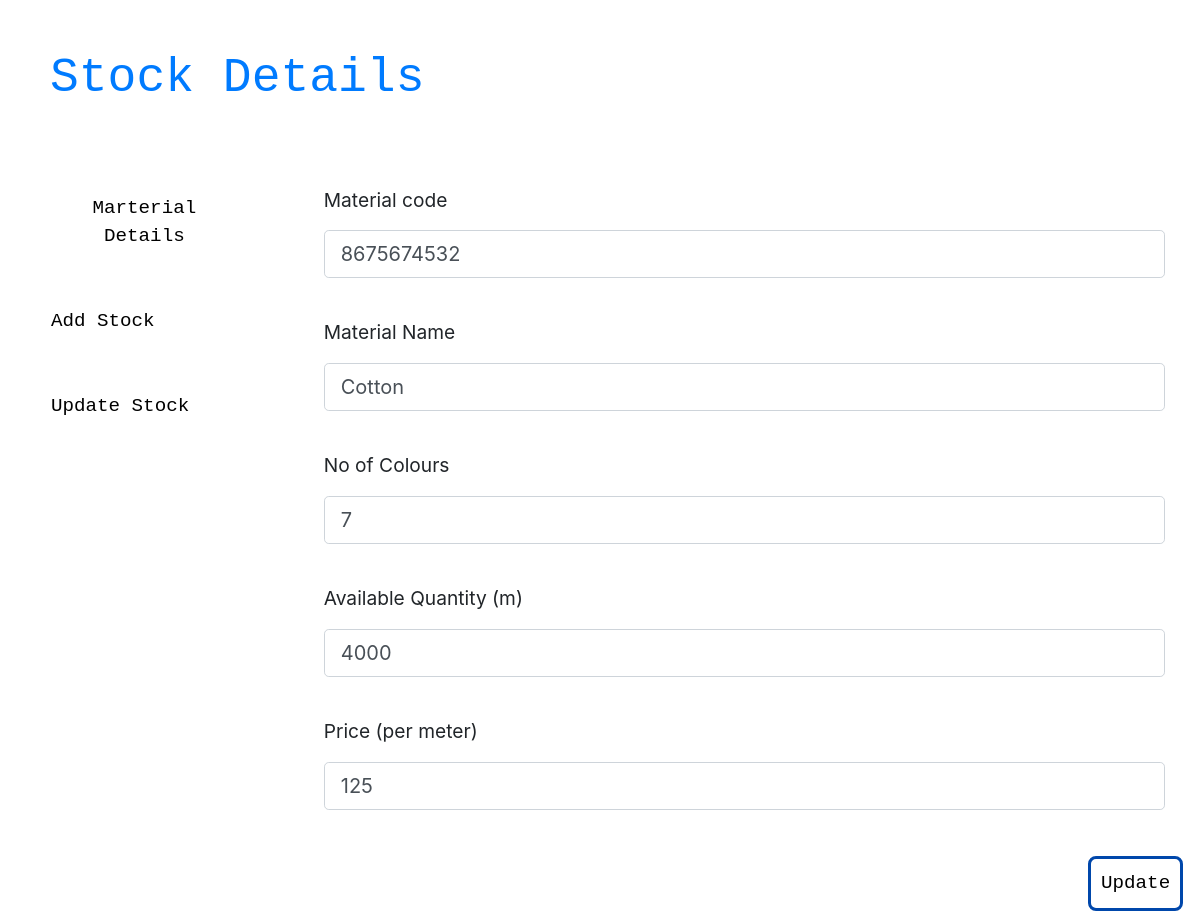
The page /edit_stock.php?edit_id=8675674532 on the database its author committed.
### tables this page shows
CREATE TABLE `materials` (
  `mat_code` char(10) NOT NULL,
  `mat_name` varchar(255) NOT NULL,
  `no_of_colors` int(2) NOT NULL,
  `quantity` int(5) NOT NULL,
  `price` char(5) NOT NULL
);

### edit_stock.php (the view, shortened to what this page needs)
<?php
include_once 'conn.php';
if (isset($_GET['edit_id'])){
  $edit_id = $_GET['edit_id'];
?>
<!DOCTYPE html>
<html>
<head>
  <link rel="stylesheet" href="https://maxcdn.bootstrapcdn.com/bootstrap/4.3.1/css/bootstrap.min.css">
  <link rel="stylesheet" href="styles.css">
</head>
<body>
  <header>
    <h1>
      <a href="index.php">Stock Details</a>
    </h1>
  </header>
  <div class="row">
    <div class="col-sm-3">
      <nav>
        <ul style="list-style-type:none;" class="nav flex-column">
          <li class="nav-item">
            <a class="nav-link" href="index.php">
              <button>Marterial Details</button>
            </a>
          </li>
          <li class="nav-item">
            <a class="nav-link" href="add_stock.html">
              <button>Add Stock</button>
            </a>
          </li>
          <li class="nav-item">
            <a class="nav-link" href="update_stock.php">
              <button>Update Stock</button>
            </a>
          </li>
        </ul>
      </nav>
    </div>
    <div class="col-sm-9">
    <?php
    $sql = "SELECT * FROM materials WHERE mat_code=$edit_id";
    $result = $conn->query($sql);
    if($result->num_rows > 0){
        $row = $result->fetch_assoc();
    ?>
      <form action="edit_handler.php" method="post">
        <div class="inputs">
          <p>Material code</p>
          <input type="number" name="mat-code" class="form-control form-control-lg" placeholder="Ex: 8180987656" value="<?php echo $row['mat_code'] ?>">
        </div>
        <div class="inputs">
          <p>Material Name</p>
          <input type="text" name="mat-name" class="form-control form-control-lg" placeholder="Ex: Cotton" value="<?php echo $row['mat_name'] ?>">
        </div>
        <div class="inputs">
          <p>No of Colours</p>
          <input type="number" name="no-of-colours" class="form-control form-control-lg" placeholder="Ex: 6" value="<?php echo $row['no_of_colors'] ?>">
        </div>
        <div class="inputs">
          <p>Available Quantity (m)</p>
          <input type="text" name="quantity" class="form-control form-control-lg" placeholder="Ex: 1500" value="<?php echo $row['quantity'] ?>">
        </div>
        <div class="inputs">
          <p>Price (per meter)</p>
          <input type="number" name="price" class="form-control form-control-lg" placeholder="Ex: 175.00" value="<?php echo $row['price'] ?>">
        </div>
        <button class="update-btn">Update</button>
      </form>
      <?php
      }
      ?>
    </div>
  </div>
</body>
</html>
<?php
} else {
  echo "No material code found!";
}
?>

### styles.css (style rules this page uses)
header { height: 15%; }
h1 { padding: 50px; color: #002E63; font-family: 'Courier New', Courier, monospace; font-size: 300%; }
.row { margin-right: 0; }
nav { padding: 0px 0px 50px 15px; padding-top: 0; }
li { padding: 10px; }
button { background-color: white; border: none; padding: 10px; font-size: 120%; font-family: 'Courier New', Courier, monospace; border-radius: 8px; }
a:link { text-decoration: none; }
.inputs { padding: 20px; font-size: 120%; }
.submit-btn, .search-btn, .edit-btn, .delete-btn, .update-btn { border-style: solid; border-color: #0047AB; text-align: center; }
.submit-btn, .update-btn { margin-top: 3%; margin-left: 89%; }

### rows shown on the page
materials: mat-code "8675674532", mat-name "Cotton", no-of-colours "7", quantity "4000", price "125"
